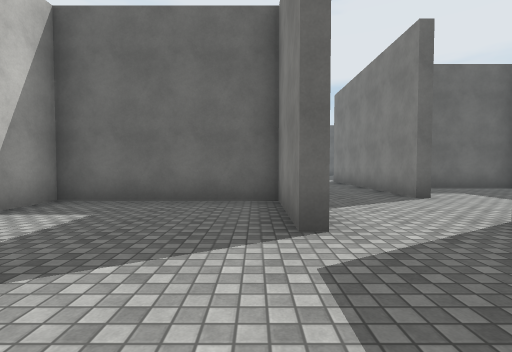
View 1 (above)

16 first-person views from a walk through a scene from a Unity 3-D project. The camera is 1.3 m above the floor, tilts 2° down and sees 85° across. The floor is counted in squares, 2 m on a side. Each view is taken from the middle of a square. On the plan, view 1 faces up. The plan holds only what a view shows up to about 9 squares ahead; the rest is blank. The place goes on beyond the plan. Surface patterns are stand-ins for the level's own textures.

View 2
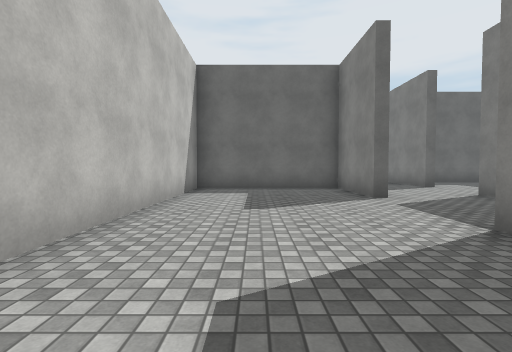

View 3
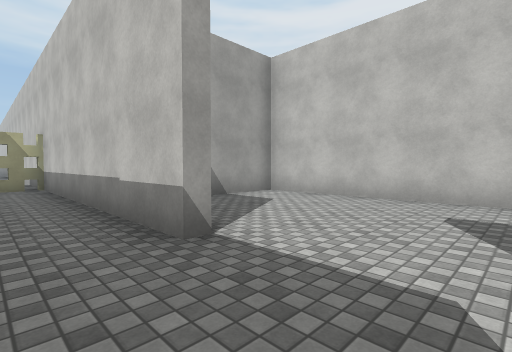

View 4
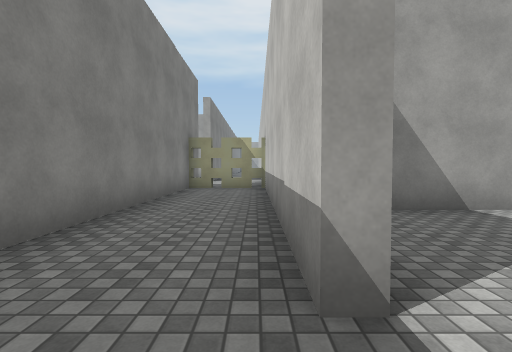

View 5
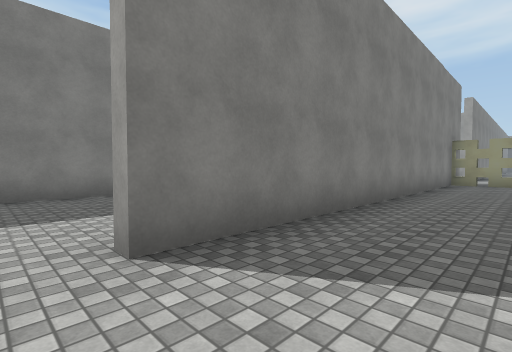

View 6
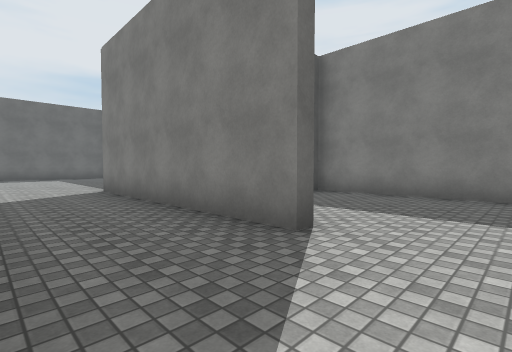

View 7
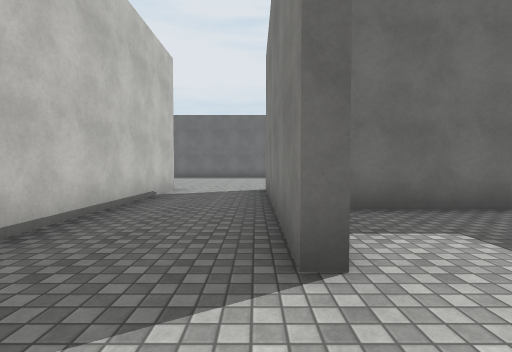

View 8
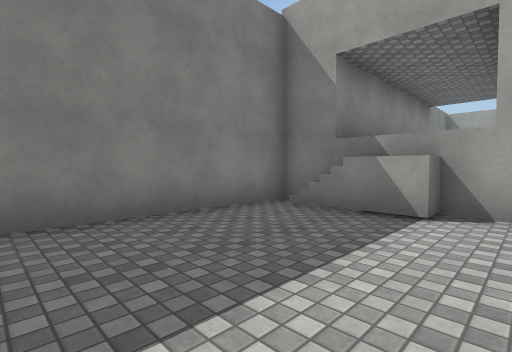

View 9
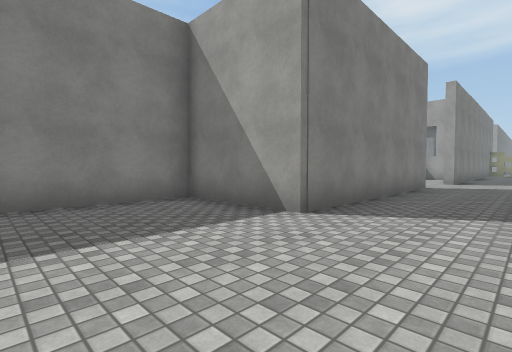

View 10
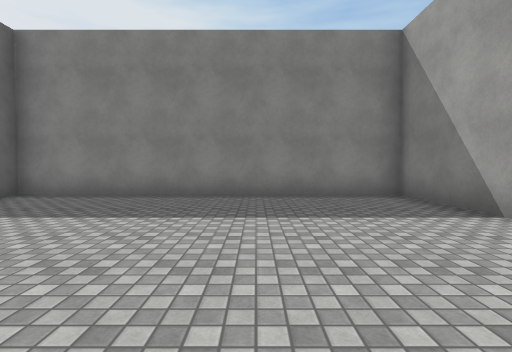

View 11
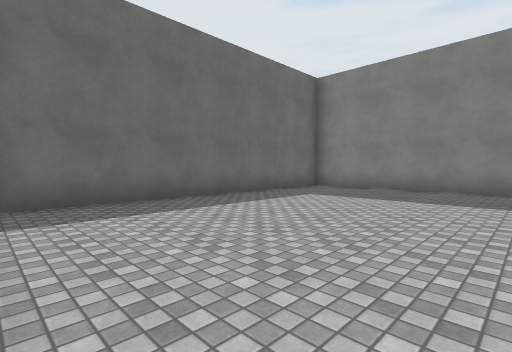

View 12
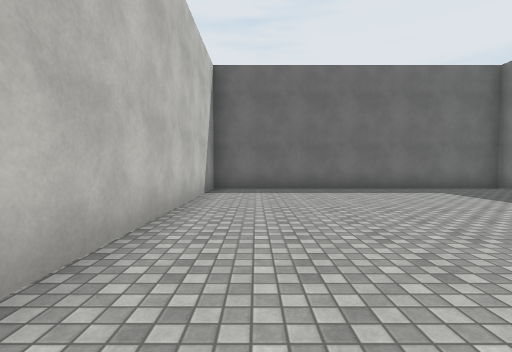

View 13
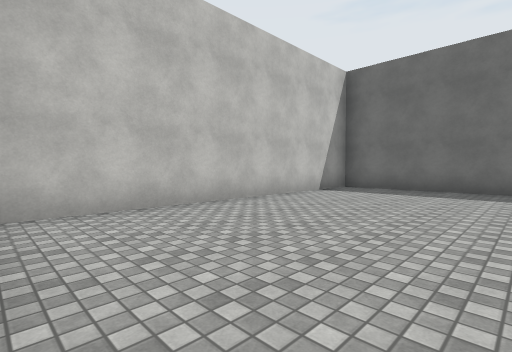

View 14
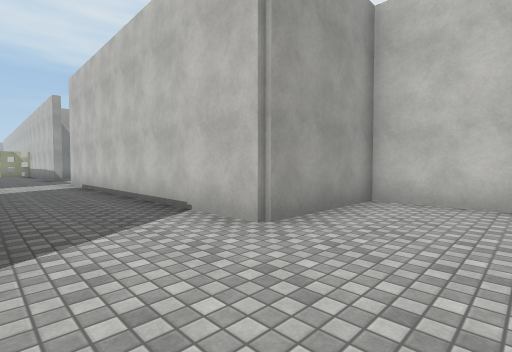

View 15
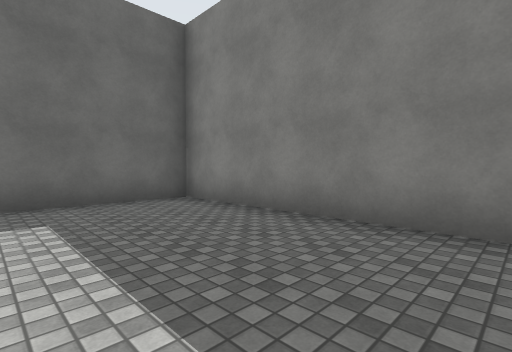

View 16
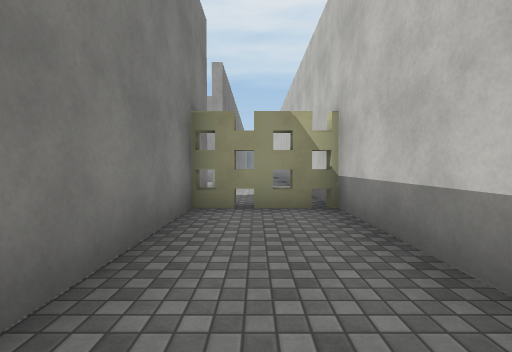

### Floor plan
Points are (right, up) in squares from view 1. A wall is a line through its corners. A room is listed if a view was taken in it or the views show most of it. See-through windows are left out.
Room 1 (views 1, 2, 3, 4, 16)
walls: (0.7, -0.1) (0.7, -8.5); (0.4, 2.8) (0.4, 5.2) (-3.7, 5.2) (-3.7, -3.2) (-1, -3.2); (0.6, -7.3) (3, -7.3); (3, -7.6) (3, 3.3)
ways out: opening at (1.5, 3) to room 2
Room 2 (views 5, 6, 7, 9, 10, 11, 12, 13, 14, 15)
walls: (3.3, 5.6) (3.3, 11.8) (6.2, 11.8) (6.2, 20.2) (-2.2, 20.2) (-2.2, 11.8) (0.7, 11.8) (0.7, 3.5); (3, 3.3) (3.4, 3.3)
ways out: opening at (1.5, 3) to room 1; opening at (3, 4.5) to room 3
Room 3 (view 8)
walls: (4.1, -0.4) (4.9, -0.4); (6.1, -0.4) (7.6, -0.4) (7.6, 8.2) (4.4, 8.2)
ways out: opening at (3, 4.5) to room 2

Where each view was taken, in squares from view 1:
view 1: 0 up, 0 right, facing up
view 2: 3 down, 2 left, facing up
view 3: 2 up, 2 right, facing down-left
view 4: 1 up, 1 right, facing down
view 5: 4 up, 1 right, facing down-right
view 6: 4 up, 1 right, facing up-right
view 7: 4 up, 3 right, facing up
view 8: 4 up, 4 right, facing down-right
view 9: 15 up, 1 right, facing down-right
view 10: 15 up, 0 right, facing right
view 11: 15 up, 2 left, facing up-right
view 12: 12 up, 1 left, facing up
view 13: 12 up, 2 right, facing up-left
view 14: 14 up, 3 right, facing down-left
view 15: 15 up, 3 right, facing up-right
view 16: 3 down, 2 right, facing down
